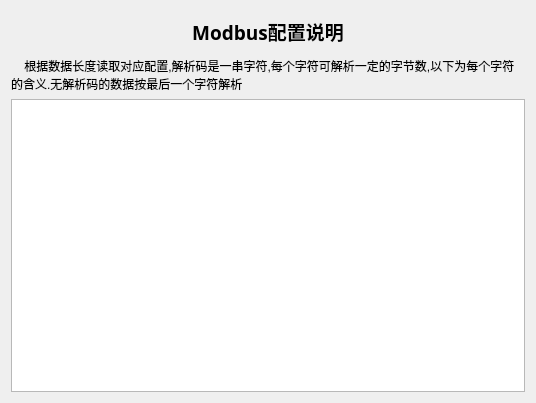
<?xml version="1.0" encoding="UTF-8"?>
<ui version="4.0">
 <class>DialogModbus</class>
 <widget class="QDialog" name="DialogModbus">
  <property name="geometry">
   <rect>
    <x>0</x>
    <y>0</y>
    <width>536</width>
    <height>403</height>
   </rect>
  </property>
  <property name="windowTitle">
   <string>Modbus配置说明</string>
  </property>
  <layout class="QVBoxLayout" name="verticalLayout">
   <item>
    <widget class="QLabel" name="label">
     <property name="minimumSize">
      <size>
       <width>0</width>
       <height>40</height>
      </size>
     </property>
     <property name="maximumSize">
      <size>
       <width>16777215</width>
       <height>40</height>
      </size>
     </property>
     <property name="font">
      <font>
       <family>新宋体</family>
       <pointsize>14</pointsize>
       <weight>75</weight>
       <bold>true</bold>
      </font>
     </property>
     <property name="text">
      <string>Modbus配置说明</string>
     </property>
     <property name="alignment">
      <set>Qt::AlignCenter</set>
     </property>
    </widget>
   </item>
   <item>
    <widget class="QLabel" name="label_2">
     <property name="text">
      <string>    根据数据长度读取对应配置,解析码是一串字符,每个字符可解析一定的字节数,以下为每个字符的含义.无解析码的数据按最后一个字符解析</string>
     </property>
     <property name="wordWrap">
      <bool>true</bool>
     </property>
    </widget>
   </item>
   <item>
    <widget class="QTableWidget" name="tableInfo"/>
   </item>
  </layout>
 </widget>
 <resources/>
 <connections/>
</ui>
